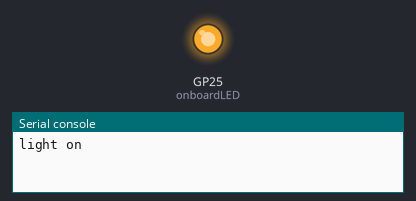
A program run on a simulated Raspberry Pi Pico running MicroPython. Shown: output pins drawn as LEDs (lit = HIGH), the last lines printed to the serial console. At 7.0 s the program stops and its outputs stay as they are.

Above: at 0.1 s.
At 7.1 s:
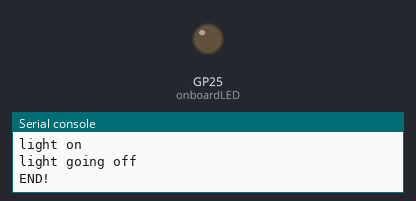
Timing chart, 0 to 8.5 s (numbered marks = the images above):
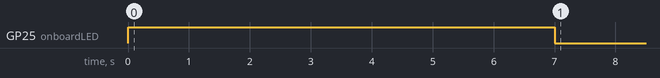

Measured:
- by itself, GP25 (onboardLED): LOW → HIGH at 0.00 s, → LOW 7.0 s later

The program:

Day1.py
```python
from machine import Pin
import time
print("light on")
onboardLED = Pin(25, Pin.OUT)
onboardLED.value(1)

time.sleep(5)

print("light going off")

time.sleep(2)
onboardLED = Pin(25, Pin.OUT)
onboardLED.value(0)

print("END!")
```
